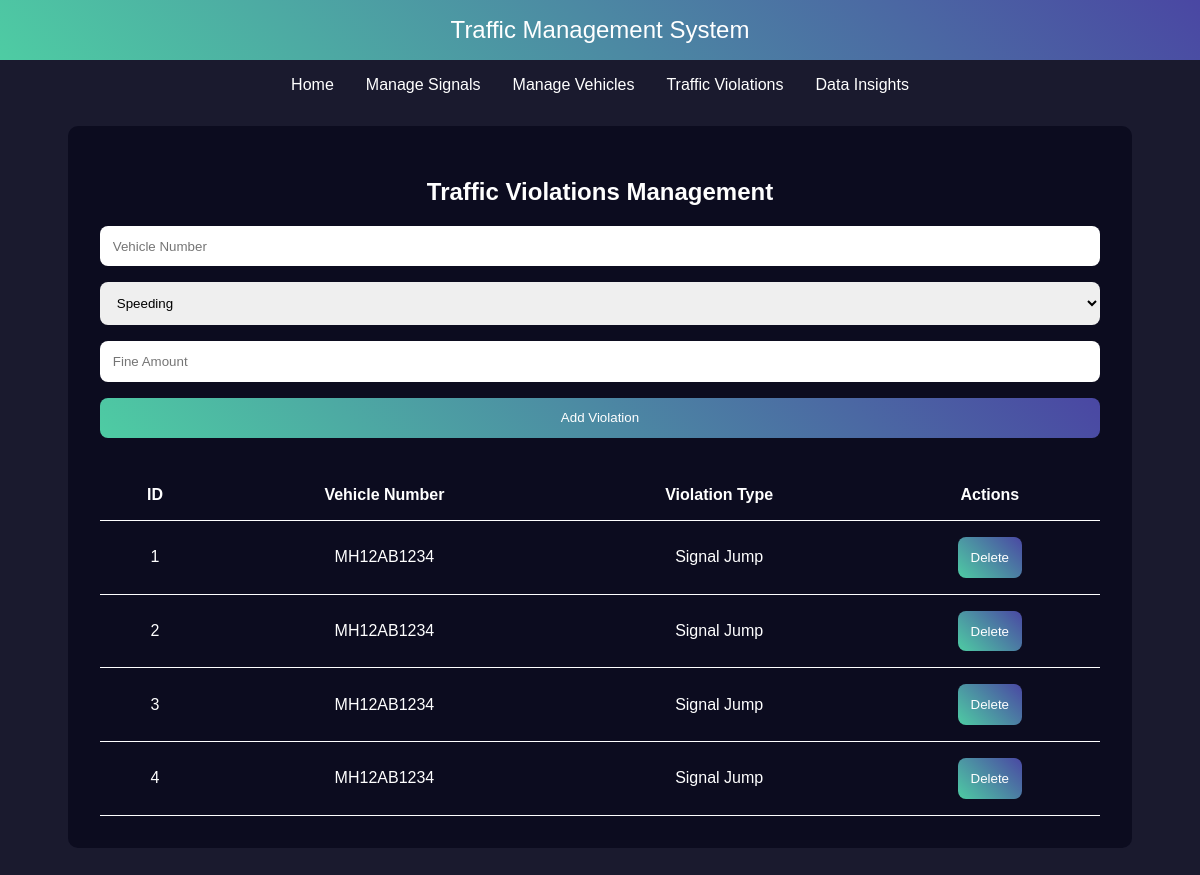
Page /traffic_violations on the committed database.
### tables this page shows
CREATE TABLE violations (
        id INTEGER PRIMARY KEY AUTOINCREMENT,
        vehicle_number TEXT NOT NULL,
        violation_type TEXT NOT NULL,
        fine_amount REAL NOT NULL,
        timestamp DATETIME DEFAULT CURRENT_TIMESTAMP,
        FOREIGN KEY (vehicle_number) REFERENCES vehicles(vehicle_number)
    );

### app.py (the view, shortened to what this page needs)
@app.route('/traffic_violations', methods=['GET', 'POST'])
def traffic_violations():
    conn = sqlite3.connect('traffic.db')
    cursor = conn.cursor()
    cursor.execute('SELECT * FROM violations')
    violations = cursor.fetchall()
    conn.close()
    return render_template('traffic_violations.html', violations=violations)

### templates/traffic_violations.html (shortened to what this page needs)
<!DOCTYPE html>
<html lang="en">
<head>
</head>
<body>
    <header>Traffic Management System</header>
    <nav>
        <a href="/">Home</a>
        <a href="/manage_signals">Manage Signals</a>
        <a href="/manage_vehicles">Manage Vehicles</a>
        <a href="/traffic_violations">Traffic Violations</a>
        <a href="/data_insights">Data Insights</a>
    </nav>
    <div class="container">
        <h2>Traffic Violations Management</h2>
        <form method="POST" action="/traffic_violations">
            <input type="text" name="vehicle_number" placeholder="Vehicle Number" required>
            <select name="violation_type" required>
                <option value="Speeding">Speeding</option>
            </select>
            <input type="number" name="fine_amount" placeholder="Fine Amount " required>
            <button type="submit">Add Violation</button>
        </form>
        <table>
            <thead>
                <tr>
                    <th>ID</th>
                    <th>Vehicle Number</th>
                    <th>Violation Type</th>
                    <th>Actions</th>
                </tr>
            </thead>
            <tbody>
                {% for violation in violations %}
                <tr>
                    <td>{{ violation[0] }}</td>
                    <td>{{ violation[1] }}</td>
                    <td>{{ violation[2] }}</td>
                    <td>
                        <form method="POST" action="/traffic_violations" style="display: inline;">
                            <button type="submit">Delete</button>
                        </form>
                    </td>
                </tr>
                {% endfor %}
            </tbody>
        </table>
    </div>
</body>
</html>

### templates/traffic_violations.html (style rules this page uses)
body { font-family: Arial, sans-serif; background: #1a1a2e; color: white; margin: 0; padding: 0; box-sizing: border-box; }
header { background: linear-gradient(45deg, #4ecca3, #4a47a3); padding: 1rem; text-align: center; font-size: 1.5rem; }
nav { display: flex; justify-content: center; gap: 2rem; margin-top: 1rem; }
nav a { color: white; text-decoration: none; }
.container { max-width: 1000px; margin: 2rem auto; padding: 2rem; background: rgba(10, 10, 30, 0.9); border-radius: 10px; }
h2 { text-align: center; }
form { display: flex; flex-direction: column; gap: 1rem; }
input, select, button { padding: 0.8rem; border-radius: 8px; border: none; }
button { background: linear-gradient(45deg, #4ecca3, #4a47a3); color: white; cursor: pointer; }
table { width: 100%; border-collapse: collapse; margin-top: 2rem; }
th, td { padding: 1rem; text-align: center; border-bottom: 1px solid white; }

### rows in the picture
violations: id "1", vehicle_number "MH12AB1234", violation_type "Signal Jump"
violations: id "2", vehicle_number "MH12AB1234", violation_type "Signal Jump"
violations: id "3", vehicle_number "MH12AB1234", violation_type "Signal Jump"
violations: id "4", vehicle_number "MH12AB1234", violation_type "Signal Jump"
